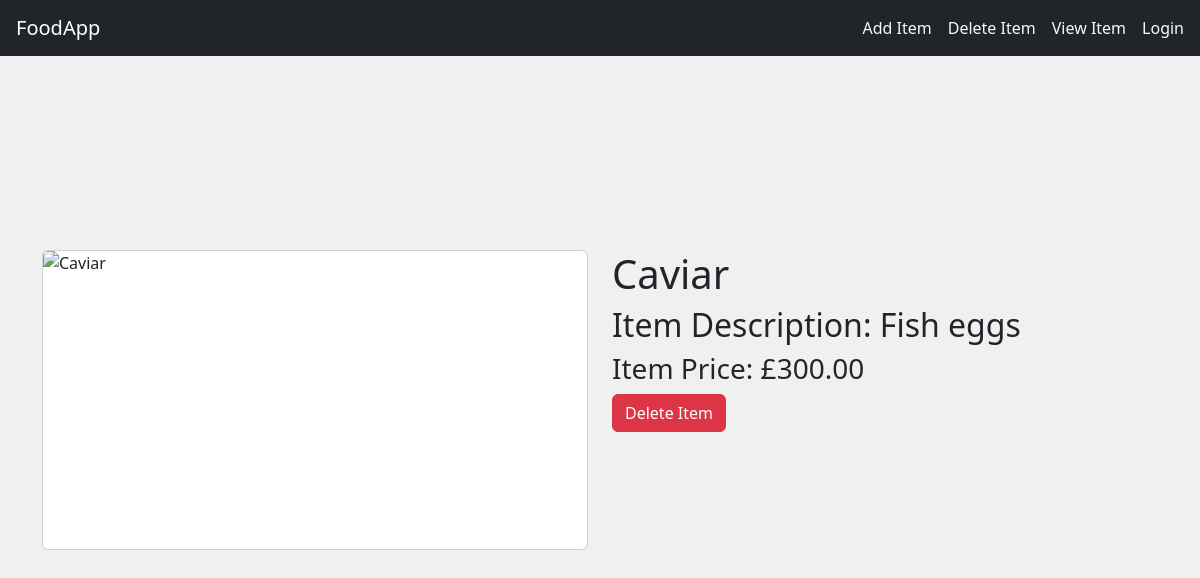
Page /food/12/ on the earlier database version.
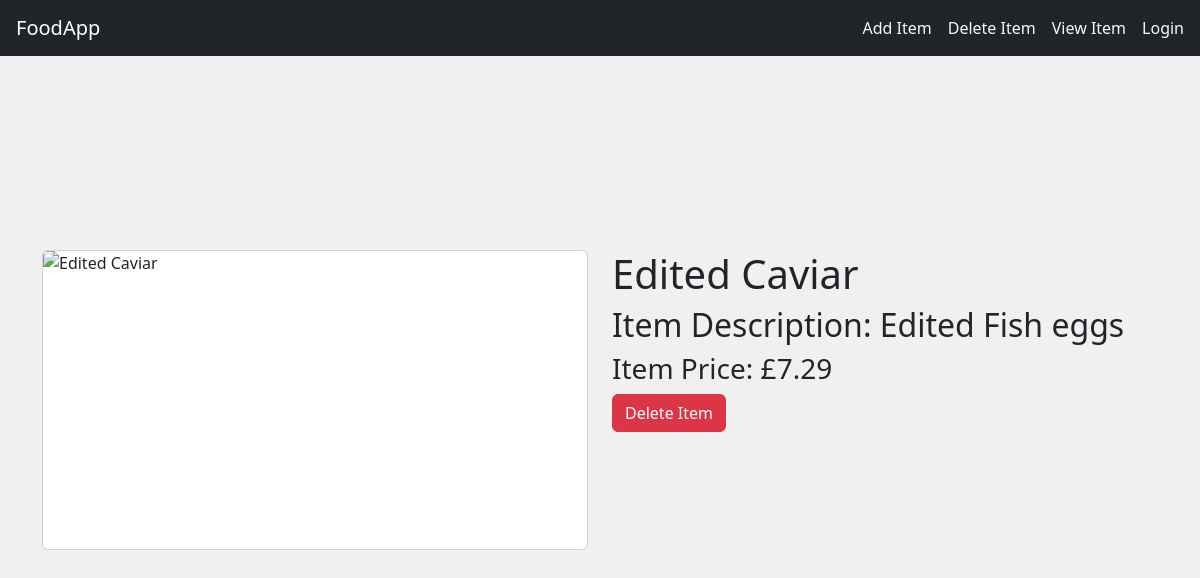
Same page on the later database version.
### food/models.py (models this page shows, shortened)
class Item(models.Model):
    user_name = models.ForeignKey(User, on_delete= models.CASCADE,default= 1)
    item_name = models.CharField(max_length=200, db_index=True)
    item_description = models.CharField(max_length=200)
    item_price = models.DecimalField(max_digits=10,decimal_places=2, db_index=True)
    is_active = models.BooleanField(default=True)
    upload_image = models.ImageField(upload_to='item_images/', blank=True, null=True)
    is_deleted = models.BooleanField(default=False) # soft delete flag
    deleted_at = models.DateTimeField(blank=True, null=True)
    objects = ItemManager()
    all_objects = models.Manager()
    class Meta:
        indexes = [
            models.Index(fields=['user_name','item_price']),
        ]
    def delete(self,using=None,keep_parents=False):
        self.is_deleted= True
        self.deleted_at= timezone.now()
        self.save()

### food/views.py (the view)
# urls.py: path('<int:pk>/', views.FoodDetail.as_view(), name='detail'),
class FoodDetail(DetailView):
    logger.info(f"Fetching an item with the ID: {id} ")
    model = Item
    logger.debug(f"Item found {Item.item_name} ({Item.item_price})")
    template_name = 'food/details.html'
    context_object_name = 'item'

### managers.py (called while the page is built)
    def get_queryset(self):
        return super().get_queryset().filter(is_deleted=False)

### food/templates/food/details.html (shortened to what this page needs)
{% extends 'food/base.html' %}
    {% block body %}
    <div class="container position-absolute top-50 start-50 translate-middle">
        <div class="row">
            <div class="col-md-6">
                <img src="{{item.item_image}}" alt="{{item.item_name}}" class="card details-img"/>
            </div>
            <div class="col-md-6">
                <h1>{{ object.item_name }}</h1>
                <h2>Item Description: {{ object.item_description }}</h2>
                <h3>Item Price: £{{ object.item_price }}</h3>
                <a href="{% url 'food:delete_item' item.id %}" class="btn btn-danger" role="button">Delete Item</a>
            </div>
        </div>
    </div>
    {% endblock %}

### food/templates/food/base.html (shortened to what this page needs)
{% load static %}
<!DOCTYPE html>
<html lang="en">
<head>
    <link href="https://cdn.jsdelivr.net/npm/bootstrap@5.3.6/dist/css/bootstrap.min.css" rel="stylesheet">
    <link rel="stylesheet" href="https://cdn.jsdelivr.net/npm/bootstrap-icons@1.11.3/font/bootstrap-icons.min.css">
    <link rel="stylesheet" href="{% static 'food/style.css' %}">
</head>
<body>
    <nav class="navbar navbar-dark bg-dark">
        <a href="{% url 'food:index' %}" class="navbar-brand ms-3">FoodApp</a>
        <div class="navbar d-flex me-3">
            <a href="{% url 'food:create_item' %}" class="nav-item nav-link text-light me-3">Add Item</a>
            <a href="#" class="nav-item nav-link text-light me-3">Delete Item</a>
            <a href="#" class="nav-item nav-link text-light">View Item</a>
            {% if user.is_authenticated %}
            <a href="{% url 'logout' %}" class="nav-item nav-link text-light ms-3">Logout</a>
            <a href="{% url 'profile' %}" class="nav-item nav-link text-light ms-3">Profile</a>
            {% if user.is_superuser %}
            <a href="{% url 'admin:index' %}" class="nav-item nav-link text-light ms-3">Admin</a>
            {% endif %}
            {% else %}
            <a href="{% url 'login' %}" class="nav-item nav-link text-light ms-3">Login</a>
            {% endif %}
        </div>
    </nav>
    {% block body %}
    {% endblock %}
</body>
</html>

### food/Static/food/style.css (style rules this page uses)
body { background-color: #f0f0f0; }
.details-img { height: 300px; }

Differences in the rows shown:
changed Item: item_name "Caviar" → "Edited Caviar"; item_description "Fish eggs" → "Edited Fish eggs"; item_price "300.00" → "7.29"
